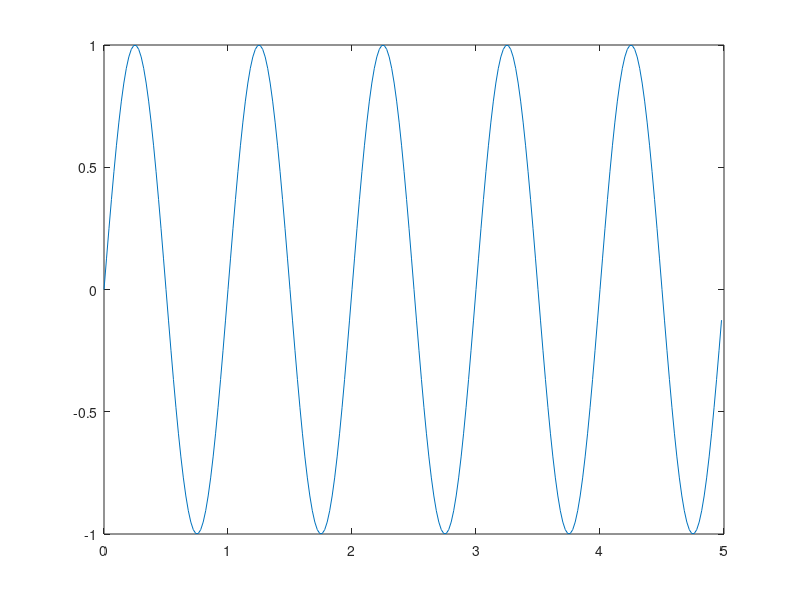
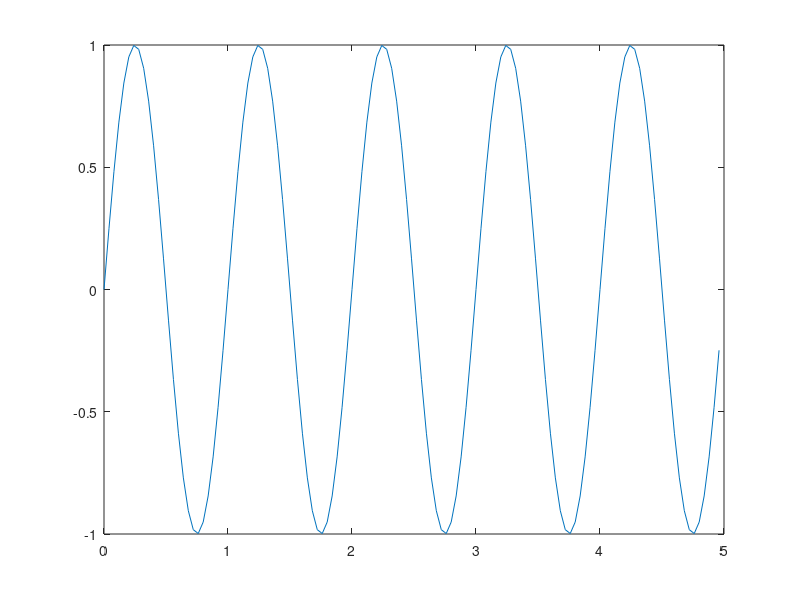

The MATLAB script that drew these images, in order: (Note: this script raises an error after producing the figures.)
%% USA-SE DOWNSAMPLE SE QUISER REDUZIR O SAMPLE POR UMA DETERMINADA QUANTIDADE, NESTE CASO QUERO REDUZIR A MATRIZ X POR 2!!

Ta = 0.02;
T = 5;
t = [0:Ta:T-Ta];
x = sin(2*pi*t);
figure(1);
plot(t,x);
x2 = downsample(x,2);
figure(2);
t2 = [0:Ta*2:T-Ta*2];
plot(t2,x2);

%% SEM MÉTODOS BUILT-IN DO MATLAB:

y = sin(2*pi*t + pi/3) + cos(5*pi*t - pi/4);
[m,i] = max(y)  % guardar máximo e respetivo index
maxk(y,3)
powery = sum(y.^2)/length(y);
figure(6);
plot(t,y);
q = fftshift(fft(y));
figure(7);
plot(t,q);
colorbar;

%% ADJWIDJWD

ta = 0.01;
t = [0:ta:5-ta];
z = sawtooth(2*pi*t-pi);
z2 = fftshift(fft(z))/length(z);
N = length(z);
fa = 1/ta;
f0 = 1 / (N*ta);
f = [0:(N-1)]' * f0 - fa/2;
figure(3);
plot(t,z);
figure(4);
plot(f, abs(z2));
xlabel('Frequência (Hz)');
ylabel('Magnitude');
title('Espetro');


%%

Ta = 0.01;
x = [0:Ta:5-Ta];
y = x;
z = zeros(length(x),length(y));
for ix = 1 : length(x)
   for iy = 1 : length(y)
       z(ix,iy) = cos(2*pi*(x(ix)-2*y(iy)));
   end
end
figure(87);
mesh(x,y,z);
Z = fft2(z);
figure(88);
imagesc(abs(fftshift(Z)));

%%

Ta = 0.01;
x = [-5:Ta:5-Ta];
y = x;
z = zeros(length(x),length(y));
for ix = 1 : length(x)
   for iy = 1 : length(y)
       z(ix,iy) = cos(2*pi*sqrt(x(ix)^2 + y(iy)^2));
   end
end
figure(88);
mesh(x,y,z);
colorbar;
color;
xlabel('x');
ylabel('y');
zlabel('z');

figure(89);
imagesc(abs(fftshift(fft(z))));

%%

Ta = 0.002;
t = [0:Ta:5-Ta];
r = sawtooth(4*pi*t);
figure(666);
plot(t,r);
R = fftshift(fft(r));
fa = 1/Ta;
N = length(r);
f = (0:N-1)*fa/N;
f = fftshift(f);
i = find(f >= 0.5*fa);
f(i) = f(i) - fa;
figure(6666);
plot(f,abs(R));


